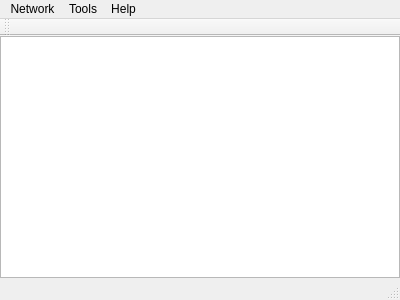
<?xml version="1.0" encoding="UTF-8"?>
<ui version="4.0">
 <class>MainWindow</class>
 <widget class="QMainWindow" name="MainWindow">
  <property name="geometry">
   <rect>
    <x>0</x>
    <y>0</y>
    <width>400</width>
    <height>300</height>
   </rect>
  </property>
  <property name="windowTitle">
   <string>Lan Chat</string>
  </property>
  <widget class="QWidget" name="centralWidget">
   <layout class="QVBoxLayout" name="verticalLayout">
    <property name="leftMargin">
     <number>0</number>
    </property>
    <property name="topMargin">
     <number>0</number>
    </property>
    <property name="rightMargin">
     <number>0</number>
    </property>
    <property name="bottomMargin">
     <number>0</number>
    </property>
    <item>
     <widget class="QTreeWidget" name="listUsers">
      <property name="rootIsDecorated">
       <bool>false</bool>
      </property>
      <property name="uniformRowHeights">
       <bool>true</bool>
      </property>
      <property name="itemsExpandable">
       <bool>false</bool>
      </property>
      <property name="allColumnsShowFocus">
       <bool>true</bool>
      </property>
      <property name="expandsOnDoubleClick">
       <bool>false</bool>
      </property>
      <attribute name="headerVisible">
       <bool>false</bool>
      </attribute>
      <column>
       <property name="text">
        <string notr="true">1</string>
       </property>
      </column>
     </widget>
    </item>
   </layout>
  </widget>
  <widget class="QMenuBar" name="menuBar">
   <property name="geometry">
    <rect>
     <x>0</x>
     <y>0</y>
     <width>400</width>
     <height>20</height>
    </rect>
   </property>
   <widget class="QMenu" name="menuNetwork">
    <property name="title">
     <string>Network</string>
    </property>
    <addaction name="actionExit"/>
   </widget>
   <widget class="QMenu" name="menuHelp">
    <property name="title">
     <string>Help</string>
    </property>
    <addaction name="actionAbout"/>
   </widget>
   <widget class="QMenu" name="menuTools">
    <property name="title">
     <string>Tools</string>
    </property>
    <addaction name="actionSettings"/>
   </widget>
   <addaction name="menuNetwork"/>
   <addaction name="menuTools"/>
   <addaction name="menuHelp"/>
  </widget>
  <widget class="QToolBar" name="mainToolBar">
   <attribute name="toolBarArea">
    <enum>TopToolBarArea</enum>
   </attribute>
   <attribute name="toolBarBreak">
    <bool>false</bool>
   </attribute>
  </widget>
  <widget class="QStatusBar" name="statusBar"/>
  <action name="actionAbout">
   <property name="text">
    <string>About...</string>
   </property>
   <property name="toolTip">
    <string>Show program information and copyrigths</string>
   </property>
  </action>
  <action name="actionExit">
   <property name="text">
    <string>Exit</string>
   </property>
   <property name="toolTip">
    <string>Close all chats and quit the application</string>
   </property>
   <property name="shortcut">
    <string>Alt+X</string>
   </property>
  </action>
  <action name="actionSettings">
   <property name="text">
    <string>Settings...</string>
   </property>
   <property name="toolTip">
    <string>View and change global settings</string>
   </property>
  </action>
 </widget>
 <layoutdefault spacing="6" margin="11"/>
 <resources/>
 <connections/>
</ui>
